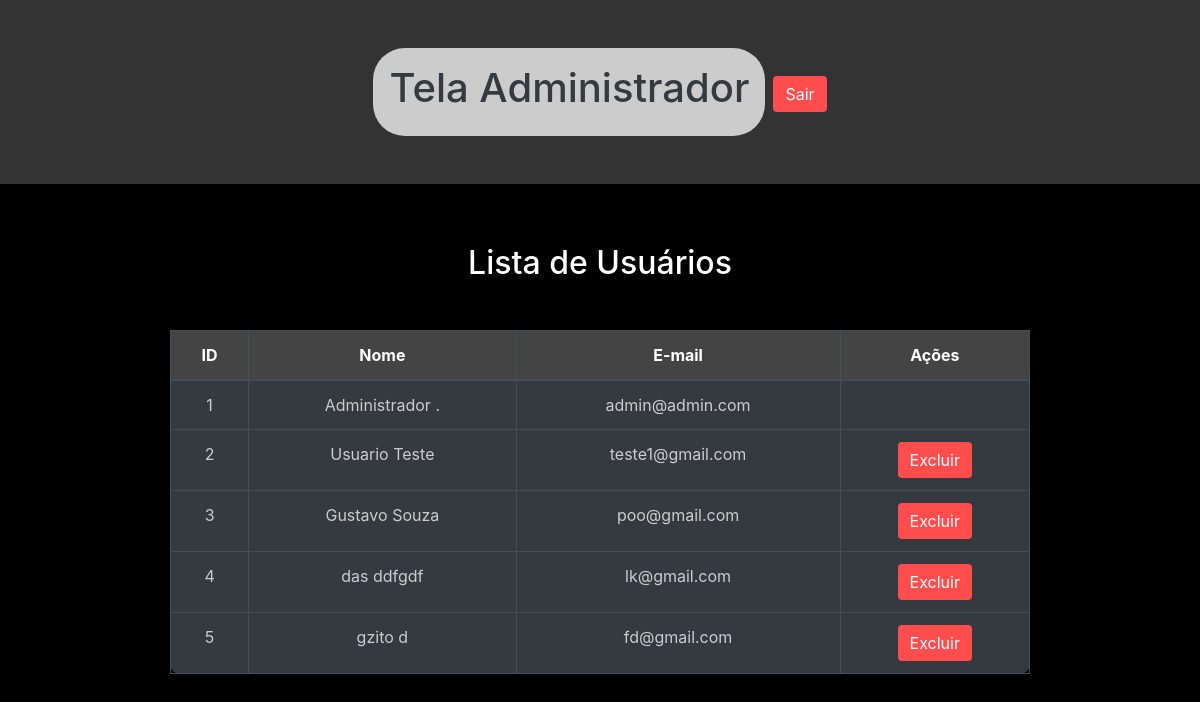
Page /admin (signed in) on the earlier database version.
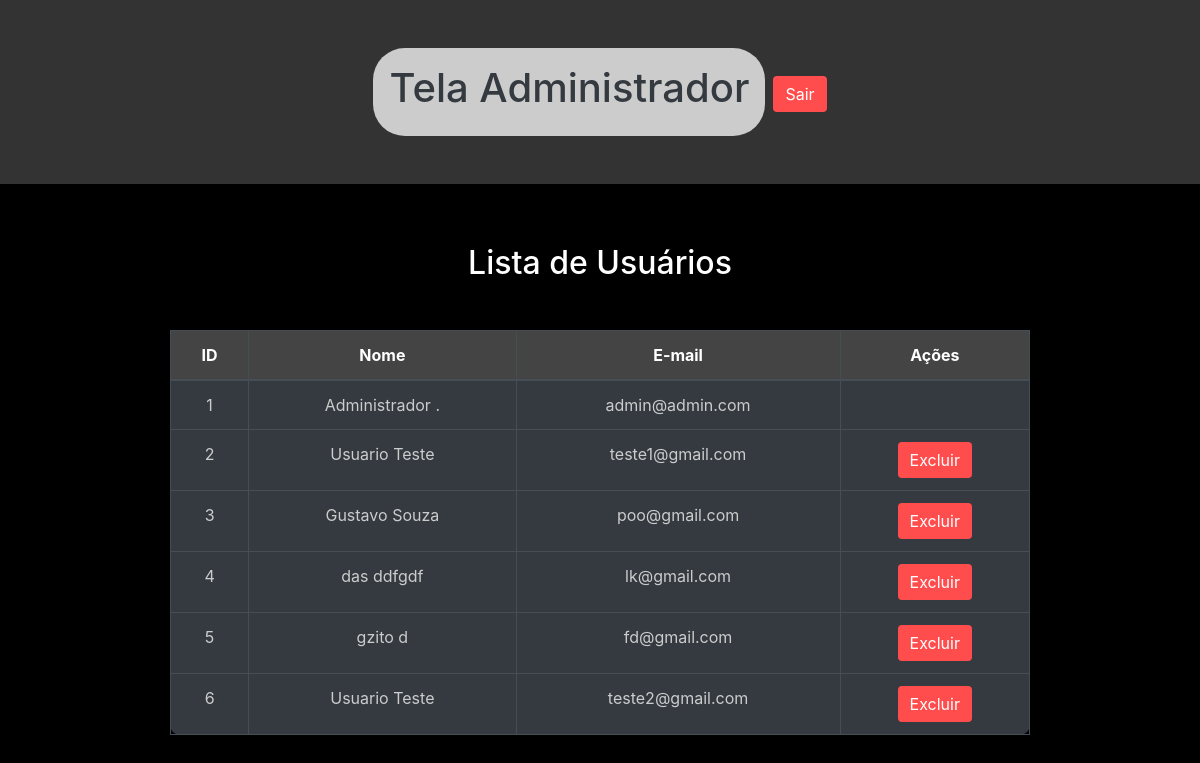
Same page on the later database version.
### network/models.py (models this page shows)
class User(db.Model, UserMixin):
    id = db.Column(db.Integer, primary_key=True)
    nome = db.Column(db.String, nullable=True)
    sobrenome = db.Column(db.String, nullable=True)
    email = db.Column(db.String, nullable=True)
    senha = db.Column(db.String, nullable=True)
    last_login = db.Column(db.DateTime, nullable=True)
    imagem = db.Column(db.String, nullable=True, default='default.png')
    posts = db.relationship('Post', backref='user', lazy=True)
    post_comentarios = db.relationship('PostComentarios', backref='user', lazy=True)

### network/routes.py (the view)
@app.route('/admin')
@login_required
def pagina_admin():
    usuarios = User.query.all()
    return render_template('admin.html', usuarios=usuarios)

### network/models.py (called while the page is built)
@login_manager.user_loader
def load_user(user_id):
    return User.query.get(user_id)

### network/templates/admin.html (shortened to what this page needs)
<!DOCTYPE html>
<html lang="en">
<head>
    <link rel="stylesheet" href="https://stackpath.bootstrapcdn.com/bootstrap/4.5.2/css/bootstrap.min.css">
    <link rel="stylesheet" href="{{ url_for('static', filename='styles/styleAdmin.css') }}">
</head>
<body>
    <header>
        <div id="fundo-header">
            <h1 class="text-dark">Tela Administrador</h1>
        </div>
        <div class="margin-top-logout pl-2">
            <a href="{{ url_for('logout') }}" class="btn btn-danger">Sair</a>
        </div>
    </header>
    <div class="table-container">
        <h2>Lista de Usuários</h2>
        <table class="table table-dark table-hover table-bordered mt-5 ">
            <thead>
                <tr>
                    <th>ID</th>
                    <th>Nome</th>
                    <th>E-mail</th>
                    <th>Ações</th>
                </tr>
            </thead>
            <tbody>
                {% for usuario in usuarios %}
                <tr>
                    <td>{{ usuario.id }}</td>
                    <td>{{ usuario.nome }} {{ usuario.sobrenome }}</td>
                    <td>{{ usuario.email }}</td>
                    <td>
                        {% if usuario.email != 'admin@admin.com' %}
                        <button type="button" class="btn btn-danger" data-bs-toggle="modal" data-bs-target="#confirmDeleteModal{{ usuario.id }}">
                            Excluir
                        </button>
                        {% endif %}
                    </td>
                </tr>
                {% else %}
                <tr>
                    <td colspan="4">Nenhum usuário encontrado.</td>
                </tr>
                {% endfor %}
            </tbody>
        </table>
    </div>
</body>
</html>

Differences in the rows shown:
added User: id "6", nome "Usuario", sobrenome "Teste", email "teste2@gmail.com"
